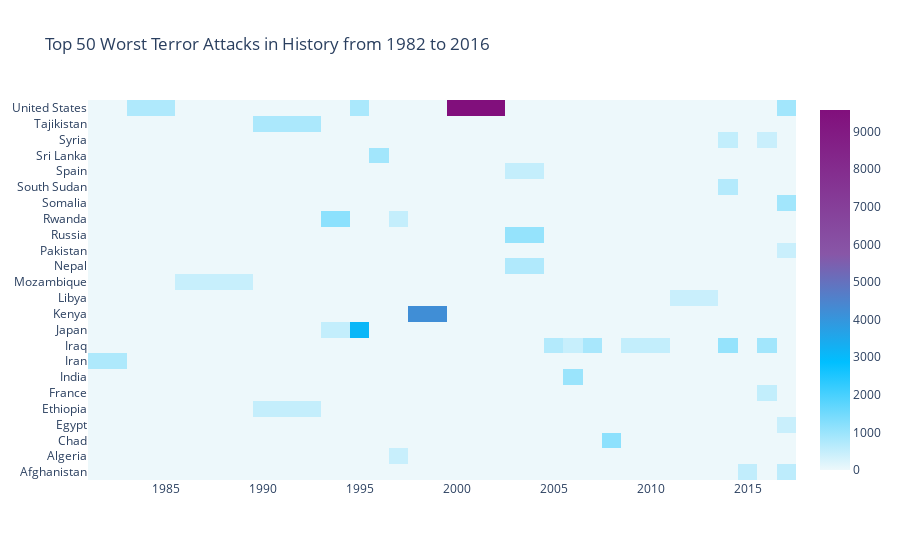

Here is the notebook cell this chart was saved with:
### Markdown cell above
1. Maximum Attacks have been in Central America, followed by Australasia in the year 2010.
2. There have been very less terror casualties in: East Asia, North America.
3. In East Asia the number of attack gradually reduced to 0 after the year 1990.

### Code cell
import plotly.offline as py
py.init_notebook_mode(connected=True)
import plotly.graph_objs as go
trr['casualities'] = trr['Killed'] + trr['Wounded']
trr1 = trr.sort_values(by='casualities',ascending=False)[:50]
heat=trr1.pivot_table(index='Country',columns='Year',values='casualities')
heat.fillna(0,inplace=True)
colorscale = [[0, '#edf8fb'], [.3, '#00BFFF'],  [.6, '#8856a7'],  [1, '#810f7c']]
heatmap = go.Heatmap(z=heat.values, x=heat.columns, y=heat.index, colorscale=colorscale)
data = [heatmap]
layout = go.Layout(
    title='Top 50 Worst Terror Attacks in History from 1982 to 2016')
fig = go.Figure(data=data, layout=layout)
py.iplot(fig, filename='heatmap',show_link=False)

### Figure 1 — Plotly figure (JSON) as saved in the notebook; plotly's stock layout.template omitted (floating-point values rounded to 4 significant figures; data arrays with more than 128 entries replaced by an {"elided": "..."} marker saying what was removed)
{"data": [{"colorscale": [[0, "#edf8fb"], [0.3, "#00BFFF"], [0.6, "#8856a7"], [1, "#810f7c"]], "type": "heatmap", "x": [1982, 1984, 1987, 1992, 1994, 1995, 1996, 1997, 1998, 2001, 2004, 2005, 2006, 2007, 2008, 2009, 2013, 2014, 2015, 2016, 2017], "y": ["Afghanistan", "Algeria", "Chad", "Egypt", "Ethiopia", "France", "India", "Iran", "Iraq", "Japan", "Kenya", "Libya", "Mozambique", "Nepal", "Pakistan", "Russia", "Rwanda", "Somalia", "South Sudan", "Spain", "Sri Lanka", "Syria", "Tajikistan", "United States"], "z": {"elided": "24x21 float values"}}], "layout": {"title": {"text": "Top 50 Worst Terror Attacks in History from 1982 to 2016"}}}
